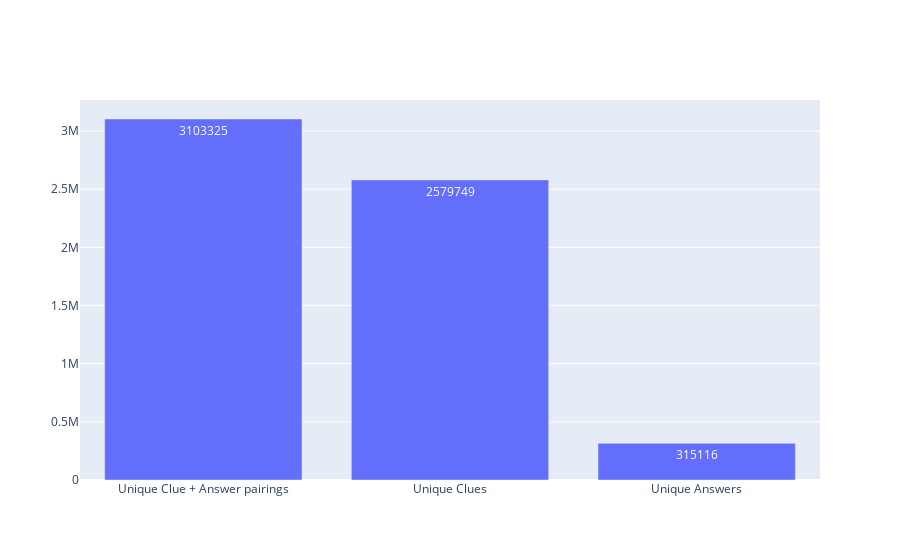

Notebook source saved alongside this figure:
### Code cell
labels = [  'Unique Clue + Answer pairings',
            'Unique Clues',
            'Unique Answers'
            ]
values = [  proportions['pairings'],
            proportions['clues'],
            proportions['answers']
            ]

fig = go.Figure(data=[go.Bar(
            x=labels, 
            y=values,
            text=values,
            textposition='auto',
        )])

fig.show()

### Figure 1 — Plotly figure (JSON) as saved in the notebook; plotly's stock layout.template omitted (floating-point values rounded to 4 significant figures)
{"data": [{"text": ["3103325", "2579749", "315116"], "textposition": "auto", "type": "bar", "x": ["Unique Clue + Answer pairings", "Unique Clues", "Unique Answers"], "y": [3103325, 2579749, 315116]}], "layout": {}}
